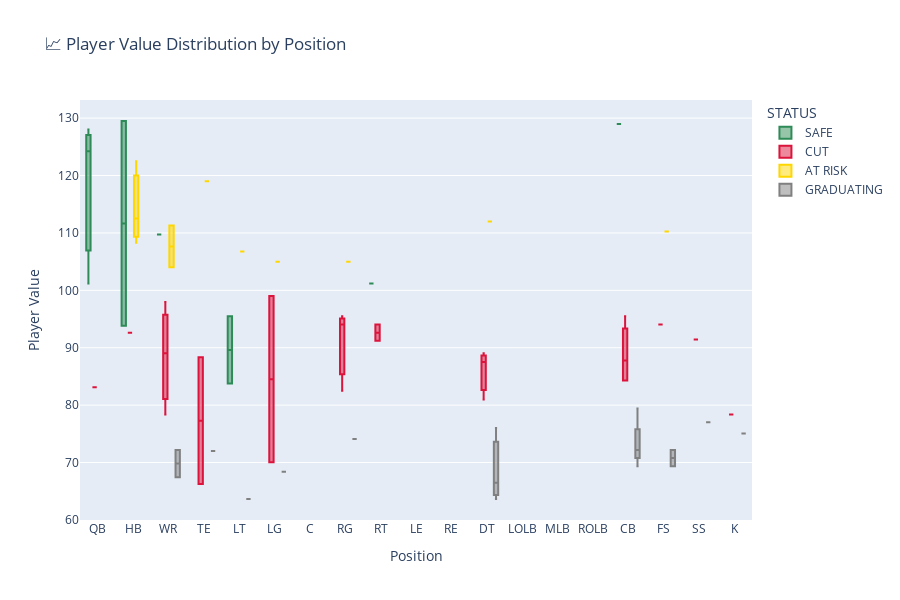

The code cell stored with this chart in its notebook:
### Code cell
# 2. Player Value Distribution
if roster_df is not None:
    fig = px.box(roster_df, x='POSITION', y='VALUE',
                 color='STATUS',
                 title='📈 Player Value Distribution by Position',
                 color_discrete_map={'SAFE': '#2E8B57', 'AT RISK': '#FFD700',
                                   'CUT': '#DC143C', 'GRADUATING': '#808080'})

    fig.update_layout(
        xaxis_title="Position",
        yaxis_title="Player Value",
        height=600,
        xaxis={'categoryorder':'array', 'categoryarray':position_order}
    )

    fig.show()

    # Additional value statistics
    print(f"💰 Player Value Statistics:")
    print(f"  • Average Value: {roster_df['VALUE'].mean():.1f}")
    print(f"  • Highest Value: {roster_df['VALUE'].max():.1f} ({roster_df.loc[roster_df['VALUE'].idxmax(), 'FIRST NAME']} {roster_df.loc[roster_df['VALUE'].idxmax(), 'LAST NAME']})")
    print(f"  • Lowest Value: {roster_df['VALUE'].min():.1f}")
    print(f"  • Players > 150 Value: {len(roster_df[roster_df['VALUE'] > 150])}")
    print(f"  • Players at Risk (100-125): {len(roster_df[roster_df['STATUS'] == 'AT RISK'])}")
    print(f"  • Players to Cut (<100): {len(roster_df[roster_df['STATUS'] == 'CUT'])}")

### Figure 1 — Plotly figure (JSON) as saved in the notebook; plotly's stock layout.template omitted (floating-point values rounded to 4 significant figures)
{"data": [{"alignmentgroup": "True", "hovertemplate": "STATUS=SAFE<br>POSITION=%{x}<br>VALUE=%{y}<extra></extra>", "legendgroup": "SAFE", "marker": {"color": "#2E8B57"}, "name": "SAFE", "notched": false, "offsetgroup": "SAFE", "orientation": "v", "showlegend": true, "type": "box", "x": ["QB", "QB", "QB", "HB", "HB", "WR", "LT", "LT", "RT", "CB", null, null, null, null, null], "x0": " ", "xaxis": "x", "y": [101.2, 124.2, 128.0, 93.81, 129.5, 109.7, 95.47, 83.75, 101.2, 129.0, 97.5, 92.5, 86.69, 105.5, 79.56], "y0": " ", "yaxis": "y"}, {"alignmentgroup": "True", "hovertemplate": "STATUS=CUT<br>POSITION=%{x}<br>VALUE=%{y}<extra></extra>", "legendgroup": "CUT", "marker": {"color": "#DC143C"}, "name": "CUT", "notched": false, "offsetgroup": "CUT", "orientation": "v", "showlegend": true, "type": "box", "x": ["QB", "HB", "WR", "WR", "WR", "TE", "TE", "LG", "LG", "RG", "RG", "RG", "RT", "RT", "DT", "DT", "DT", "CB", "CB", "CB", "CB", "FS", "SS", "K", null, null, null, null, null, null, null, null], "x0": " ", "xaxis": "x", "y": [83.12, 92.62, 97.97, 89.06, 78.38, 88.35, 66.25, 99.0, 70.06, 95.47, 82.5, 94.05, 94.05, 91.2, 89.06, 87.5, 81.0, 91.25, 84.31, 84.31, 95.47, 94.05, 91.44, 78.38, 98.32, 80.75, 80.75, 80.75, 92.62, 94.05, 91.2, 92.62], "y0": " ", "yaxis": "y"}, {"alignmentgroup": "True", "hovertemplate": "STATUS=AT RISK<br>POSITION=%{x}<br>VALUE=%{y}<extra></extra>", "legendgroup": "AT RISK", "marker": {"color": "#FFD700"}, "name": "AT RISK", "notched": false, "offsetgroup": "AT RISK", "orientation": "v", "showlegend": true, "type": "box", "x": ["HB", "HB", "HB", "WR", "WR", "TE", "LT", "LG", "RG", "DT", "FS", null, null, null, null, null, null], "x0": " ", "xaxis": "x", "y": [108.3, 112.5, 122.5, 104.0, 111.3, 119.0, 106.8, 105.0, 105.0, 112.0, 110.2, 101.9, 117.2, 118.9, 106.4, 105.0, 105.0], "y0": " ", "yaxis": "y"}, {"alignmentgroup": "True", "hovertemplate": "STATUS=GRADUATING<br>POSITION=%{x}<br>VALUE=%{y}<extra></extra>", "legendgroup": "GRADUATING", "marker": {"color": "#808080"}, "name": "GRADUATING", "notched": false, "offsetgroup": "GRADUATING", "orientation": "v", "showlegend": true, "type": "box", "x": ["WR", "WR", "TE", "LT", "LG", "RG", "DT", "DT", "DT", "CB", "CB", "CB", "CB", "FS", "FS", "SS", "K", null, null, null, null], "x0": " ", "xaxis": "x", "y": [72.2, 67.45, 72.0, 63.65, 68.4, 74.1, 76.0, 66.5, 63.65, 79.42, 72.2, 72.2, 69.35, 72.2, 69.35, 77.0, 75.05, 75.05, 80.47, 69.35, 65.55], "y0": " ", "yaxis": "y"}], "layout": {"boxmode": "group", "height": 600, "legend": {"title": {"text": "STATUS"}, "tracegroupgap": 0}, "title": {"text": "📈 Player Value Distribution by Position"}, "xaxis": {"anchor": "y", "categoryarray": ["QB", "HB", "WR", "TE", "LT", "LG", "C", "RG", "RT", "LE", "RE", "DT", "LOLB", "MLB", "ROLB", "CB", "FS", "SS", "K", "P", "ATH"], "categoryorder": "array", "domain": [0, 1], "title": {"text": "Position"}}, "yaxis": {"anchor": "x", "domain": [0, 1], "title": {"text": "Player Value"}}}}
